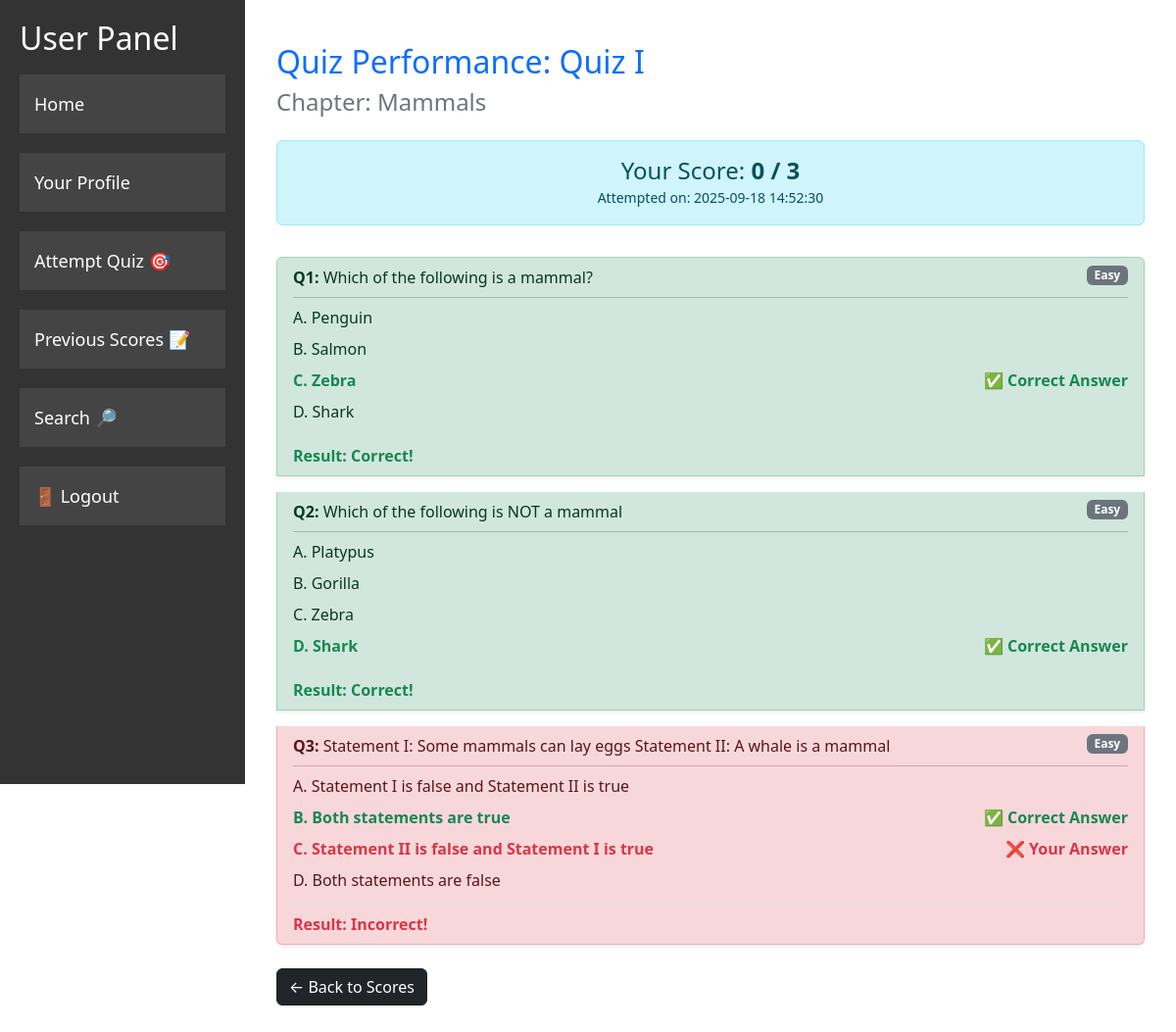
Screenshot of /quiz/performance/1 (signed in) with the database file from the repository.
### models/models.py (models this page shows)
class Quiz(db.Model):
    id = db.Column(db.Integer, primary_key=True)
    chapter_id = db.Column(db.Integer, db.ForeignKey('chapter.id', ondelete="CASCADE"), nullable=False)
    title = db.Column(db.String(255), nullable=False)
    date_of_quiz = db.Column(db.DateTime, default=datetime.utcnow)
    time_duration = db.Column(db.String(5))
    chapter = db.relationship('Chapter', backref=db.backref('quizzes', lazy=True, cascade="all, delete-orphan"))

class Chapter(db.Model):
    id = db.Column(db.Integer, primary_key=True)
    subject_id = db.Column(db.Integer, db.ForeignKey('subject.id', ondelete="CASCADE"), nullable=False)
    name = db.Column(db.String(255), nullable=False)
    subject = db.relationship('Subject', backref=db.backref('chapters', lazy=True, cascade="all, delete"))

class Score(db.Model):
    id = db.Column(db.Integer, primary_key=True)
    quiz_id = db.Column(db.Integer, db.ForeignKey('quiz.id', ondelete="CASCADE"), nullable=False)
    user_id = db.Column(db.Integer, db.ForeignKey('user.id', ondelete="CASCADE"), nullable=False)
    time_stamp = db.Column(db.DateTime, default=datetime.utcnow)
    total_score = db.Column(db.Integer, nullable=False)
    user = db.relationship('User', backref=db.backref('scores', lazy=True))
    quiz = db.relationship('Quiz', backref=db.backref('scores', lazy=True, cascade="all, delete"))

class Question(db.Model):
    id = db.Column(db.Integer, primary_key=True)
    quiz_id = db.Column(db.Integer, db.ForeignKey('quiz.id', ondelete="CASCADE"), nullable=False)
    question_statement = db.Column(db.Text, nullable=False)
    difficulty = db.Column(db.String(10), nullable=False, default='easy')
    option1 = db.Column(db.String(255), nullable=False)
    option2 = db.Column(db.String(255), nullable=False)
    option3 = db.Column(db.String(255), nullable=False)
    option4 = db.Column(db.String(255), nullable=False)
    correct_option = db.Column(db.String(255), nullable=False)
    quiz = db.relationship('Quiz', backref=db.backref('questions', lazy=True, cascade="all, delete-orphan"))

### routes/user.py (the view)
@user_bp.route('/quiz/performance/<int:score_id>')
@login_required
def quiz_performance(score_id):
    user_score = Score.query.get_or_404(score_id)
    if user_score.user_id != current_user.id:
        flash('You do not have permission to view this score.', 'danger')
        return redirect(url_for('user_bp.previous_scores'))
    quiz = Quiz.query.options(
        joinedload(Quiz.chapter).joinedload(Chapter.subject)
    ).get_or_404(user_score.quiz_id)
    questions = quiz.questions
    user_answers_list = UserAnswer.query.filter_by(attempt_id=score_id).all()
    user_answers_map = {
        answer.question_id: answer.selected_option
        for answer in user_answers_list
    }
    return render_template(
        'quiz_performance.html',
        quiz=quiz,
        questions=questions,
        user_score=user_score,
        user_answers=user_answers_map
    )

### __init__.py (called while the page is built)
def create_app():
    app=Flask(__name__)
    app.config['SQLALCHEMY_DATABASE_URI'] = 'sqlite:///new.db'
    app.config['SQLALCHEMY_TRACK_MODIFICATIONS'] = False
    app.config['SECRET_KEY'] = 'supersecret'
    db.init_app(app)
    bcrypt.init_app(app)
    login_manager = LoginManager()
    @login_manager.user_loader
    def load_user(user_id):
        return User.query.get(int(user_id))
    login_manager.init_app(app)
    login_manager.session_protection = "strong"
    from routes.routes import main_bp
    from routes.admin import admin_bp
    from routes.user import user_bp
    from routes.auth import auth_bp
    app.register_blueprint(admin_bp)
    app.register_blueprint(user_bp)
    app.register_blueprint(main_bp)
    app.register_blueprint(auth_bp)
    with app.app_context():
        db.create_all()
        create_admin()
    return app

### templates/quiz_performance.html
{% extends "user.html" %}
{% block content %}
<div class="container mt-4">
    <h2 class="mb-2 text-primary">Quiz Performance: {{ quiz.title }}</h2>
    <h4 class="mb-4 text-secondary">Chapter: {{ quiz.chapter.name }}</h4>
    <div class="alert alert-info text-center">
        <h4 class="mb-0">
            Your Score: <strong>{{ user_score.total_score }} / {{ questions|length }}</strong>
        </h4>
        <small>Attempted on: {{ user_score.time_stamp.strftime('%Y-%m-%d %H:%M:%S') }}</small>
    </div>
    <ul class="list-group">
        {% for question in questions %}
            {% set user_selection_key = user_answers.get(question.id) %}
            {% set options = {
                "A": question.option1,
                "B": question.option2,
                "C": question.option3,
                "D": question.option4
            } %}
            <li class="list-group-item mt-3 shadow-sm
                {% if user_selection_key == question.correct_option %} list-group-item-success
                {% elif user_selection_key is not none %} list-group-item-danger
                {% else %} list-group-item-secondary
                {% endif %}">
                <p class="mb-2">
                    <strong>Q{{ loop.index }}:</strong> {{ question.question_statement }}
                    <span class="badge bg-secondary float-end">{{ question.difficulty|capitalize }}</span>
                </p>
                <hr class="my-1">
                <ul class="list-unstyled mb-0">
                    {% for key, value in options.items() %}
                        <li class="py-1
                            {% if key == question.correct_option %} text-success fw-bold
                            {% elif key == user_selection_key %} text-danger fw-bold
                            {% endif %}">
                            {{ key }}. {{ value }}
                            {% if key == question.correct_option %}
                                <span class="float-end">✅ Correct Answer</span>
                            {% elif key == user_selection_key %}
                                <span class="float-end">
                                    {% if key == question.correct_option %}
                                        ✅ Your Answer
                                    {% else %}
                                        ❌ Your Answer
                                    {% endif %}
                                </span>
                            {% endif %}
                        </li>
                    {% endfor %}
                </ul>
                <div class="mt-2 pt-2 border-top">
                    {% if user_selection_key is none %}
                        <span class="text-secondary fw-bold">Not Answered</span>
                    {% elif user_selection_key == question.correct_option %}
                        <span class="text-success fw-bold">Result: Correct!</span>
                    {% else %}
                        <span class="text-danger fw-bold">Result: Incorrect!</span>
                    {% endif %}
                </div>
            </li>
        {% endfor %}
    </ul>
    <br>
    <a href="{{ url_for('user_bp.previous_scores') }}" class="btn btn-dark mb-4">← Back to Scores</a>
</div>
{% endblock %}

### templates/user.html (style rules this page uses)
body { display: flex; font-family: Arial, sans-serif; margin: 0; }

### rows the page displays
Quiz: title "Quiz I"
Chapter: chapter.name "Mammals"
Score: total_score "0", time_stamp "2025-09-18 14:52:30"
Question: question_statement "Which of the following is a mammal?", difficulty "Easy", key "A", option1 "Penguin", key "B", option2 "Salmon", correct_option "C", option3 "Zebra", shows "✅ Correct Answer", key "D", option4 "Shark", shows "Result: Correct!"
Question: question_statement "Which of the following is NOT a mammal", difficulty "Easy", key "A", option1 "Platypus", key "B", option2 "Gorilla", key "C", option3 "Zebra", correct_option "D", option4 "Shark", shows "✅ Correct Answer", shows "Result: Correct!"
Question: question_statement "Statement I: Some mammals can lay eggs Statement II: A whale is a mammal", difficulty "Easy", key "A", option1 "Statement I is false and Statement II is true", correct_option "B", option2 "Both statements are true", shows "✅ Correct Answer", key "C", option3 "Statement II is false and Statement I is true", shows "❌ Your Answer", key "D", option4 "Both statements are false", shows "Result: Incorrect!"

### other values shown
{{ questions|length }} "3"
